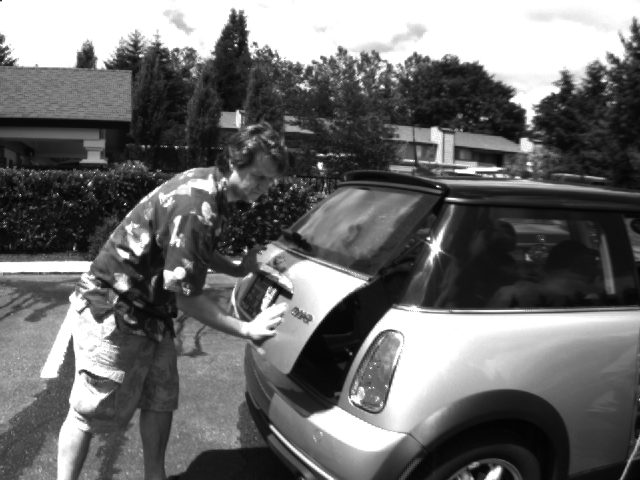
%> input picture frame10.png, 640 x 480 px
$ octave --eval "V_cycle;"   (GNU Octave 9; MATLAB toolbox functions it lacks are replaced by stand-ins)
%> lines starting %> are read from the running program, lines starting %| are printed output that depends on the picture; in (x1, y1, x2, y2) boxes, pixels count from 0 and x2, y2 are one past the last pixel; in counts of white or black regions, pixels touching at a corner belong together; the program's own positions count from 1
### initial_values.m
function [u0, v0, Ix, Iy, lambda, rhsu, rhsv, tol, maxit] = initial_values();

I0 = double(imread('frame10.png'));
I1 = double(imread('frame11.png'));

[I0,I1] = imagePreprocessing(I0,I1);
[It,Ix,Iy] =  dI(I0,I1);
lambda = 1000;

rhsu = -Ix.*It;
rhsv = -Iy.*It;

u0 = zeros(size(rhsu));
v0 = zeros(size(rhsv));

tol = 0.001;
maxit = 1000;
end

### imagePreprocessing.m
function [I0,I1] = imagePreprocessing(I0,I1)


sigma = 5;
I0 = imgaussfilt(I0,sigma);
I1 = imgaussfilt(I1,sigma);


end

### dI.m
function [dtI,dxI,dyI] = dI(I0,I1)
%% Pre-allocating
[n,m] = size(I0);
dxI0 = zeros(size(I0));
dxI1 = zeros(size(I1));
dyI0 = zeros(size(I0));
dyI1 = zeros(size(I1));
%% dtI
dtI = I1-I0;

%% dxI
for i = 1:m-1
    dxI0(:,i) = I0(:,i+1)-I0(:,i);
    dxI1(:,i) = I1(:,i+1)-I1(:,i);
end
    dxI0(:,m) =  I0(:,m)-I0(:,m-1);
    dxI1(:,m) =  I1(:,m)-I1(:,m-1);

    dxI = 1/2*(dxI0+dxI1);
%% dyI
for i = 1:n-1
    dyI0(i,:) = I0(i+1,:)-I0(i,:);
    dyI1(i,:) = I1(i+1,:)-I1(i,:);
end
    dyI0(n,:) =  I0(n,:)-I0(n-1,:);
    dyI1(n,:) =  I1(n,:)-I1(n-1,:);

    dyI = 1/2*(dyI0+dyI1);
end

### rediscretize.m
function [Syst_mat,RHS,int_check] = rediscretize(scaling,I0,I1)
%UNTITLED Summary of this function goes here
%   Detailed explanation goes here
Syst_mat=0;
RHS=0;

[M,N] = size(I0);


int_check=isinteger(int16(M)/scaling) & isinteger(int16(N)/scaling);
if int_check

    cut_M=[0:M/scaling-1]*scaling+1;
    cut_N=[0:N/scaling-1]*scaling+1;
    I0=I0(cut_M,cut_N);
    I1=I1(cut_M,cut_N);
    [M,N] = size(I0);

    [It,Ix,Iy] =  dI(I0,I1);
    lambda = 1000;

    %% dxI^2
    Ix = Ix(:);
    e = -lambda*ones(M*N,1);
    diagonal1 = -4*e + Ix.^2;
    B1 = spdiags([e,e,diagonal1,e,e],[-M,-1,0,1,M],M*N,M*N);
    indices1 = (M+1):M:M*N; indices2 = M:M:(M*N-1);
    B1(indices1,indices2) = 0; B1(indices2,indices1) = 0;
    %% dyI^2
    Iy = Iy(:);
    diagonal2 = -4*e + Iy.^2;
    B2 = spdiags([e,e,diagonal2,e,e],[-M,-1,0,1,M],M*N,M*N);
    indices1 = (M+1):M:M*N; indices2 = M:M:(M*N-1);
    B2(indices1,indices2) = 0; B2(indices2,indices1) = 0;
    %% dxI*dyI
    IxIy = spdiags(Ix.*Iy,0,M*N,M*N);
    %% lambda Ah0

    %% dtI*dxI   dtI*dyI
    It = It(:);
    RHS = -[It.*Ix;It.*Iy];


    %% matrix
    Syst_mat = [B1,IxIy;
        IxIy,B2];
    toc

end
end

### subcycle.m
function [ u1,v1 ] = subcycle(level,u0,v0,I0,I1,pre_s,post_s,lambda,max_level)
%UNTITLED4 Summary of this function goes here
%   Detailed explanation goes here

%% getSystem
[Syst_mat,RHS,int_check] = rediscretize(2^level,I0,I1);
[M,N] = size(I0);
M=M/(2^level);
N=N/(2^level);
int_check=isinteger(int16(M)/(2^level)) & isinteger(int16(N)/(2^level));

%% pre_smooth
[u1,v1]=rb_GS(Syst_mat,RHS,u0,v0,pre_s,M,N);

%% initiate recursion
if level<max_level & int_check
[u1,v1]=step_down(u1,v1,M,N);
[u1,v1]=subcycle(level+1,u1,v1,I0,I1,pre_s,post_s,lambda,max_level);
[u1,v1]=step_up(u1,v1,M,N);
else
    if level==max_level
    %% cg
    x0=[u1;v1];
    [x,r,cnt]=conjugate_gradient(Syst_mat,RHS,x0,10^-6,500);
    u1 = x(1:M*N); v1 = x(M*N+1:end);
    end

end


%% post_smooth
[u1,v1]=rb_GS(Syst_mat,RHS,u1,v1,post_s,M,N);


end

### rb_GS.m
function [ u1,v1 ] = rb_GS( Syst_mat,RHS,u0,v0,step_cnt,M,N)
%UNTITLED5 Summary of this function goes here
%   Detailed explanation goes here

u0 = [u0;v0];

black_u0=u0([1:length(u0)/2]*2-1);
red_u0=u0([1:length(u0)/2]*2);

diag_D=diag(Syst_mat);

D=spdiags(diag_D,0,length(diag_D),length(diag_D));
D_inv=spdiags(1./diag_D,0,length(diag_D),length(diag_D));

black_D=D([1:length(u0)/2]*2-1,[1:length(u0)/2]*2-1);
red_D=D([1:length(u0)/2]*2,[1:length(u0)/2]*2);
black_D_inv=D_inv([1:length(u0)/2]*2-1,[1:length(u0)/2]*2-1);
red_D_inv=D_inv([1:length(u0)/2]*2,[1:length(u0)/2]*2);

black_RHS=RHS([1:length(u0)/2]*2-1);
red_RHS=RHS([1:length(u0)/2]*2);

U=sparse(triu(Syst_mat));
L=sparse(tril(Syst_mat));
L_U=L+U;

black_L_U=L_U([1:length(u0)/2]*2-1,[1:length(u0)/2]*2);
red_L_U=L_U([1:length(u0)/2]*2,[1:length(u0)/2]*2-1);

for i=1:step_cnt
red_u0=red_u0+red_D_inv*(red_RHS-(red_L_U)*black_u0+red_D*red_u0);
black_u0=black_u0+black_D_inv*(black_RHS-(black_L_U)*red_u0+black_D*black_u0);
end

u0([1:length(u0)/2]*2-1)=black_u0;
u0([1:length(u0)/2]*2)=red_u0;

u1 = u0(1:M*N); v1 = u0(M*N+1:end);

end

### V_cycle.m
function V_cycle()
%UNTITLED4 Summary of this function goes here
%   Detailed explanation goes here

[u0, v0, Ix, Iy, lambda, rhsu, rhsv, tol, maxit]=initial_values();
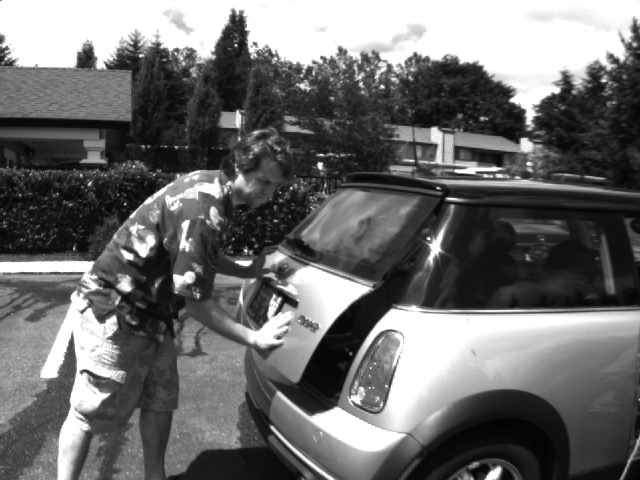
%> input picture frame11.png, 640 x 480 px
%> after the loop in dI, `for i = 1:m-1`:
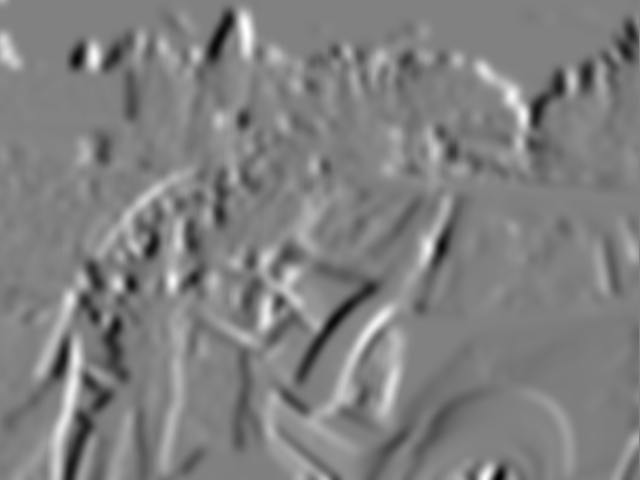
%> dxI1: size 480x640 double; min -16.79, max 16.31, mean -0.0655; drawn with min black and max white
%> in dI, `dxI0(:,m) =  I0(:,m)-I0(:,m-1);`: dxI0: size 480x640 double; min -16.8, max 16.32, mean -0.0656
%> in dI, `dxI1(:,m) =  I1(:,m)-I1(:,m-1);`: dxI1: size 480x640 double; 0.16% of pixels changed, all inside (x1, y1, x2, y2) = (639, 0, 640, 480)
%> after the loop in dI, `for i = 1:n-1`:
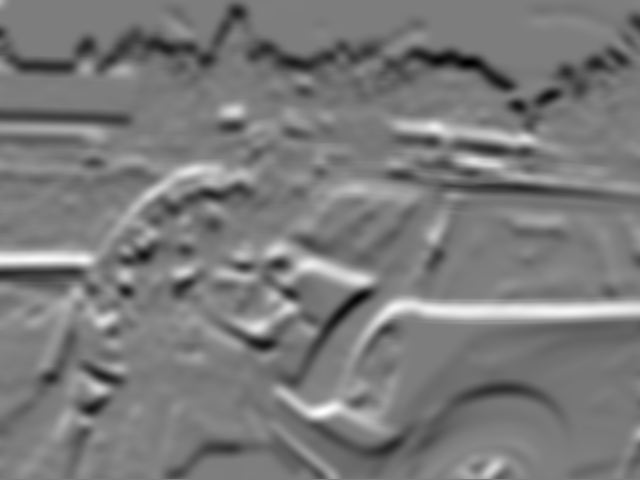
%> dyI1: size 480x640 double; min -17.08, max 17.5, mean -0.399; drawn with min black and max white
%> in dI, `dyI0(n,:) =  I0(n,:)-I0(n-1,:);`: dyI0: size 480x640 double; min -17.07, max 17.18, mean -0.399; mean of the top-left, top-right, bottom-left and bottom-right quarters -0.786, -0.813, 0.0302, -0.0262
%> in dI, `dyI1(n,:) =  I1(n,:)-I1(n-1,:);`: dyI1: size 480x640 double; 0.21% of pixels changed, all inside (x1, y1, x2, y2) = (0, 479, 640, 480)
%> in initial_values, `rhsv = -Iy.*It;`:
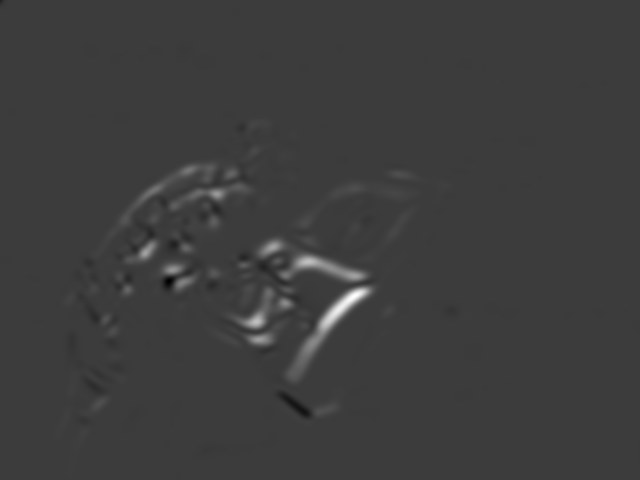
%> rhsv: size 480x640 double; min -528.2, max 1711.4, mean 13.6; drawn with min black and max white
%> u0: size 480x640 double; every value is 0
%> lambda = 1000; tol = 0.001; maxit = 1000
I0 = double(imread('frame10.png'));
I1 = double(imread('frame11.png'));
addpath GivenCode
tic
[M,N] = size(I0);
%> M = 480; N = 640

[It,Ix,Iy] =  dI(I0,I1);
%> after the loop in dI (call 2), `for i = 1:m-1`:
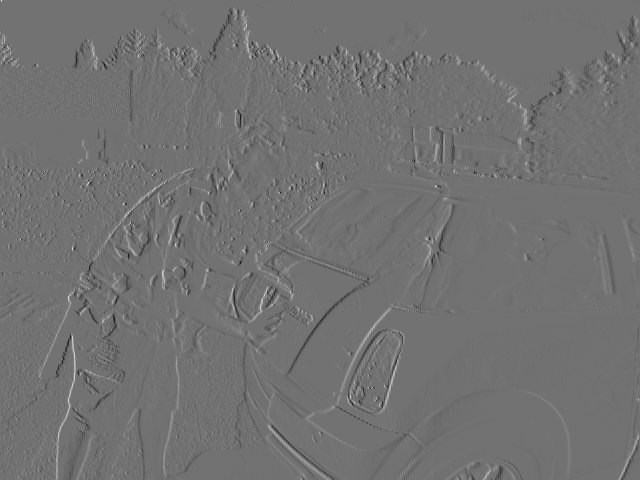
%> dxI0: size 480x640 double; min -162, max 200, mean -0.1; drawn with min black and max white
%> after the loop in dI (call 2), `for i = 1:m-1`:
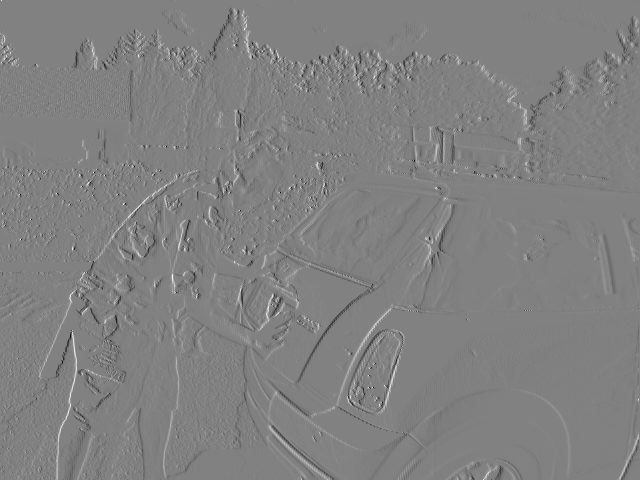
%> dxI1: size 480x640 double; min -165, max 161, mean -0.1; drawn with min black and max white
%> in dI (call 2), `dxI0(:,m) =  I0(:,m)-I0(:,m-1);`: dxI0: size 480x640 double; 0.13% of pixels changed, all inside (x1, y1, x2, y2) = (639, 2, 640, 478)
%> in dI (call 2), `dxI1(:,m) =  I1(:,m)-I1(:,m-1);`: dxI1: size 480x640 double; 0.13% of pixels changed, all inside (x1, y1, x2, y2) = (639, 1, 640, 478)
%> in dI (call 2), `dyI0(n,:) =  I0(n,:)-I0(n-1,:);`: dyI0: size 480x640 double; min -171, max 168, mean -0.4; mean of the top-left, top-right, bottom-left and bottom-right quarters -0.8, -0.8, 0, 0
%> in dI (call 2), `dyI1(n,:) =  I1(n,:)-I1(n-1,:);`:
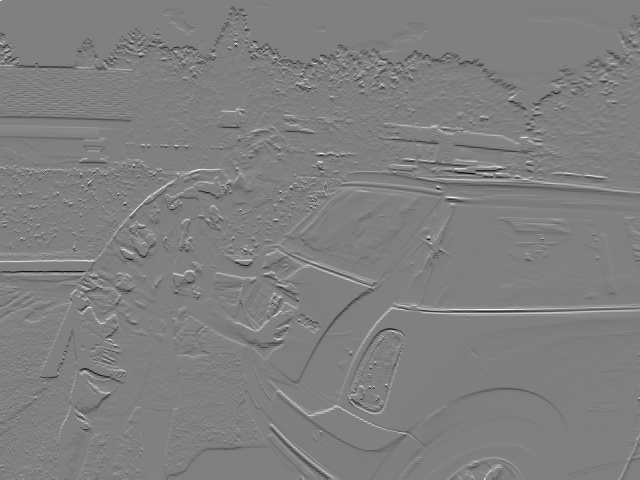
%> dyI1: size 480x640 double; min -172, max 170, mean -0.4; mean of the top-left, top-right, bottom-left and bottom-right quarters -0.8, -0.8, 0, 0; drawn with min black and max white

%% Initializing values
[I0,I1] = imagePreprocessing(I0,I1);
step=0;
int_check=isinteger(1);

u0=u0(:);
v0=v0(:);

[u1,v1]=subcycle(0,u0,v0,I0,I1,10,10,1000,4);
%> in subcycle, `[Syst_mat,RHS,int_check] = rediscretize(2^level,I0,I1);`: int_check = true
%> the run ends on the next line
               %(level,u0,v0,I0,I1,pre_s,post_s,lambda,max_level)


u1 = reshape(u1,M,N); v1 = reshape(v1,M,N);
end
